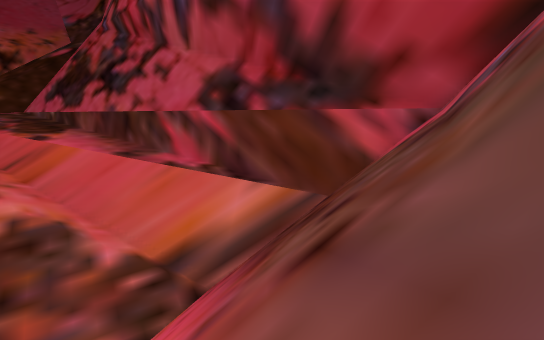
[1] (above)

24 first-person views from a walk through a Godot game level. The camera is 1.3 m above the floor, tilts 4° down and sees 90° across. The floor is counted in squares, 2 m on a side. Each view is taken from the middle of a square. On the plan, view 1 faces up. The plan holds only what a view shows up to about 9 squares ahead; the rest is blank. The place goes on beyond the plan. Characters and animated objects are not drawn.

[2]
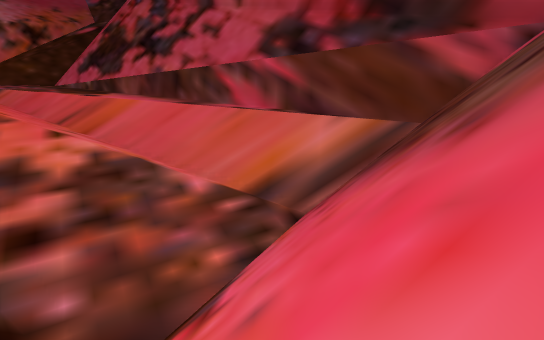

[3]
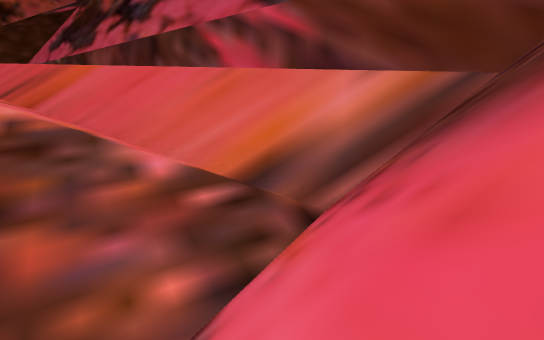

[4]
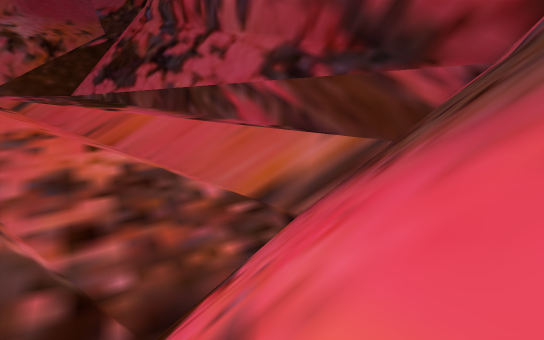

[5]
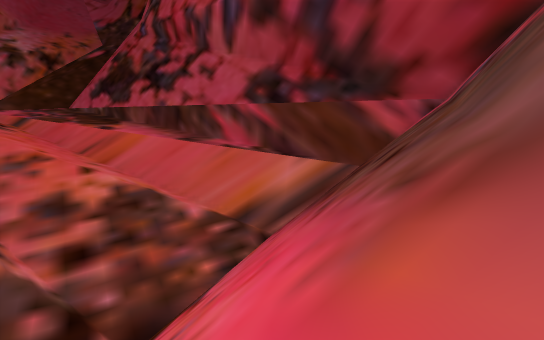

[6]
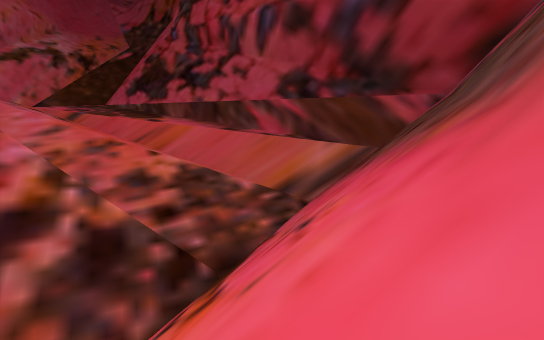

[7]
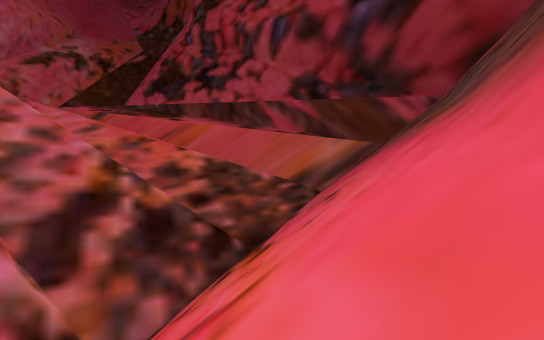

[8]
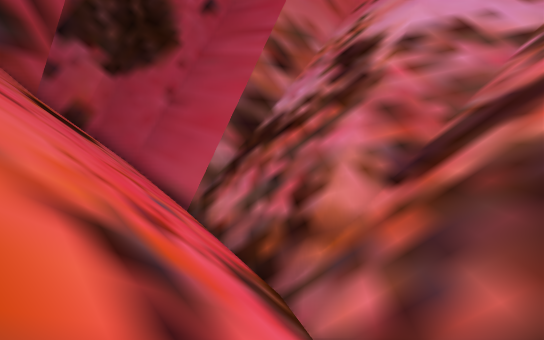

[9]
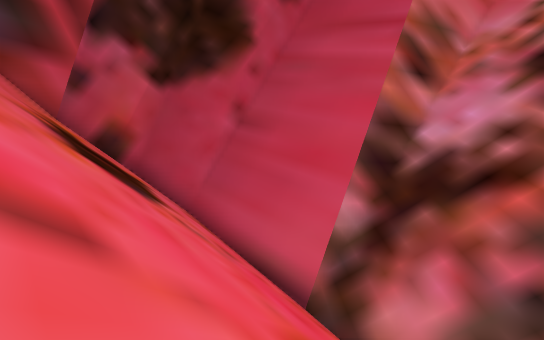

[10]
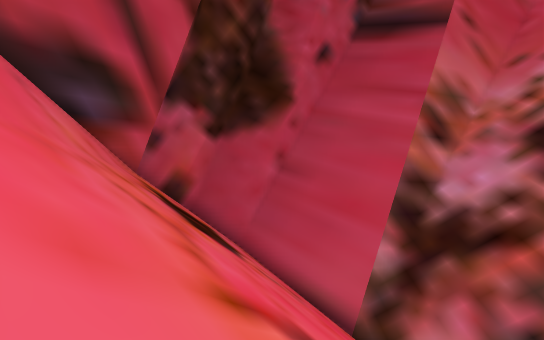

[11]
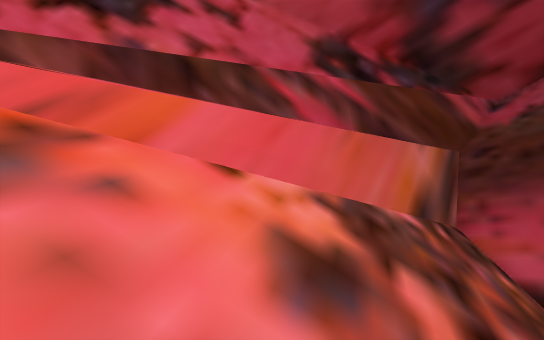

[12]
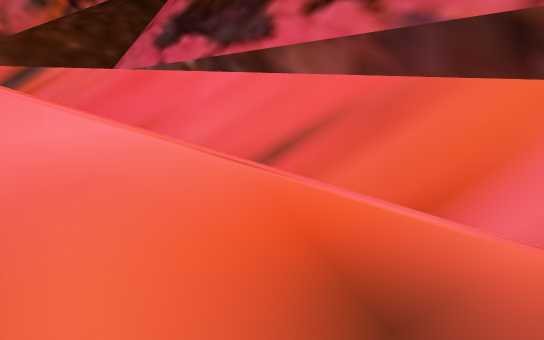

[13]
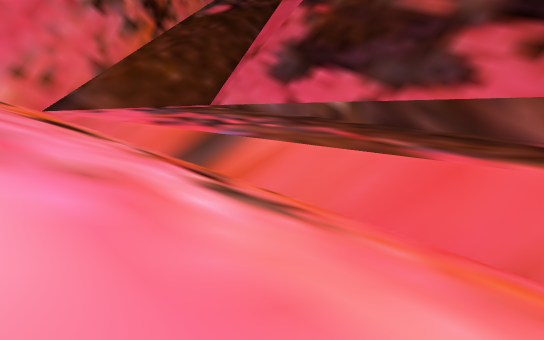

[14]
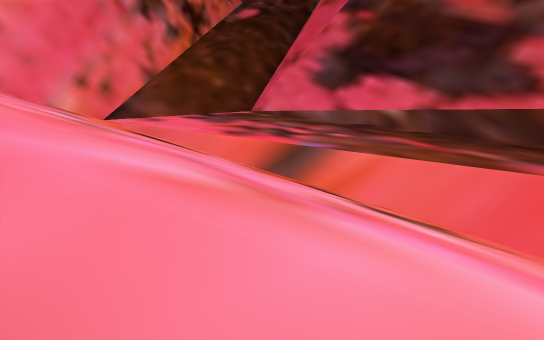

[15]
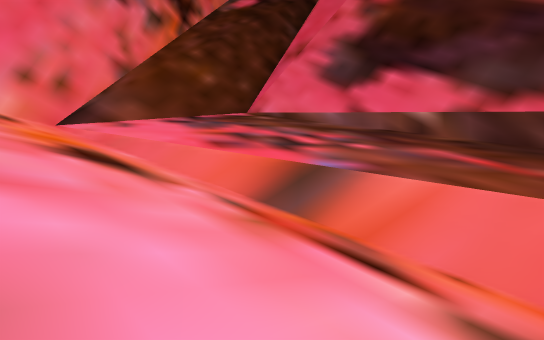

[16]
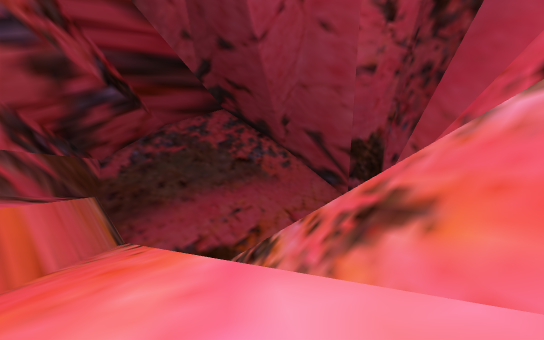

[17]
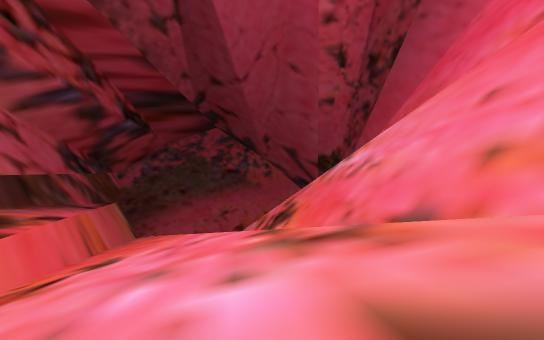

[18]
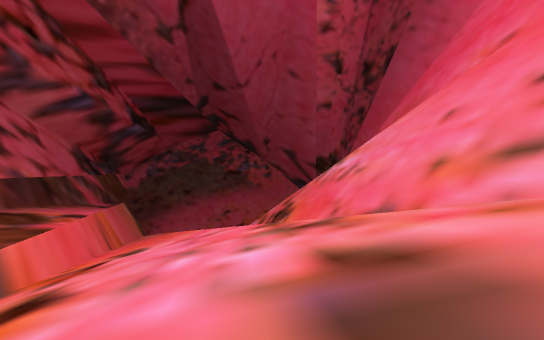

[19]
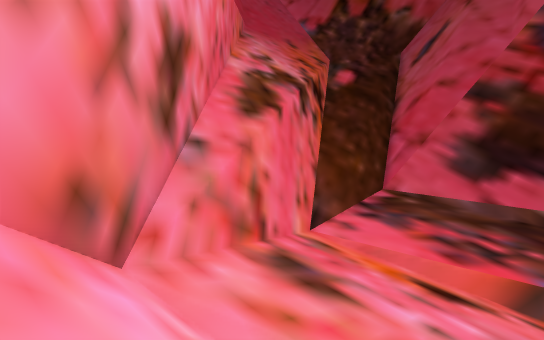

[20]
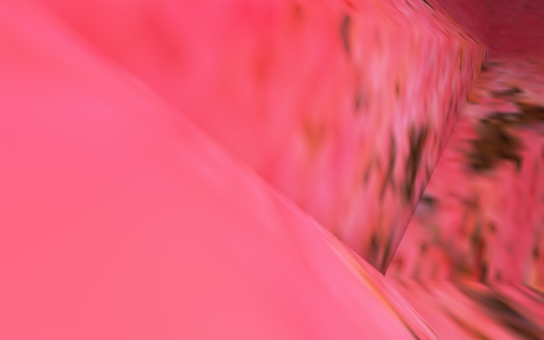

[21]
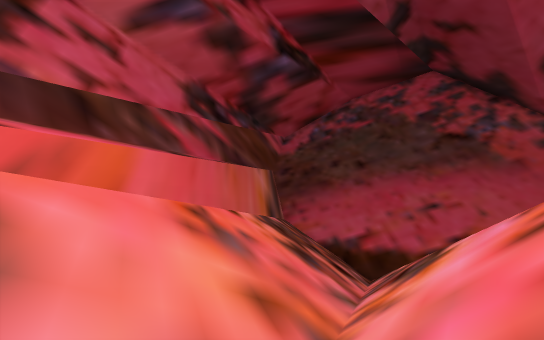

[22]
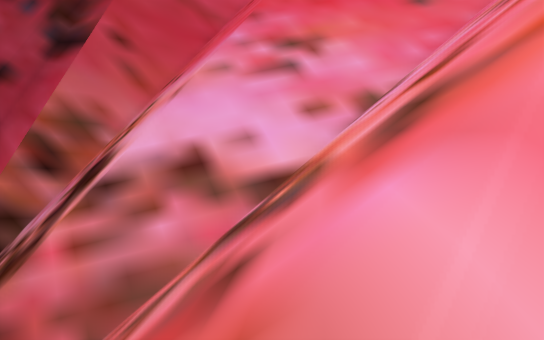

[23]
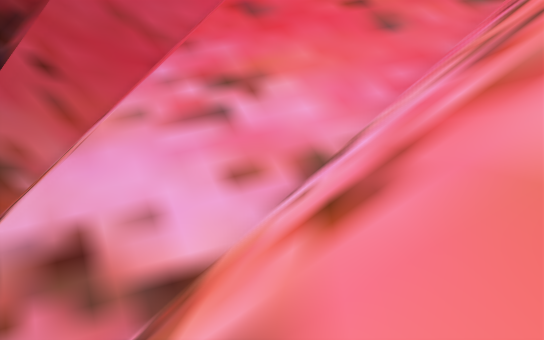

[24]
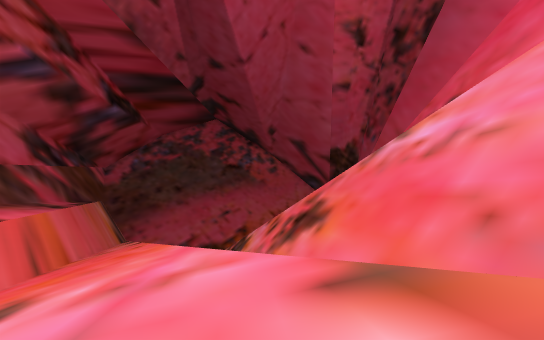

### Floor plan
Key: @ floor where view 1 was taken; # wall or solid block; . main floor; - floor 1 m lower than the main floor; _ floor 1.75 m lower than the main floor; < floor 2.5 m lower than the main floor; ( floor 3.25 m lower than the main floor; ! floor 4 m lower than the main floor; ? floor 5 m lower than the main floor; / step, stairs or slope; = window, fence, low wall or low ledge; v drop or lower ground.
Columns run from 31 left of view 1 to 5 right of it. Each row starts with its distance up from view 1.
 23     ##      ##
 22    ###.......##
 21   ##=/.......-###
 20   #///==#----___##
 19  ##/////==#______###
 18  #////////=##_<<<<<##
 17 ##//////////###(( ((###
 16 #/////////////### ((((#
 15 #///////////////##v!!!
 14 #/////////////////##v?
 13 #//// //////////////###
 12 #////// //////////////###
 11 #/////////   ///////////###
 10 #/////////// /////////////###
  9 #///////////////////////////#########
  8 #///////////////////////////////////#
  7 #///////////////////////////////////#
  6     ///////////////////////////////##
  5           /////////////////////////#
  4        #///////////  /////////////##
  3        ####////////////// ///////##
  2           ####///////////////////#
  1             #####///////////////##
  0                ####////////////@#
 -1                   ###=/////////##
 -2                    ###////////##
 -3                     ##////////#
 -4                     ##///////##
 -5                     #=///////#
 -6                     #///////##
 -7                     #//////##
 -8                     #//////#
 -9                     #/////##
-10                     #/////#
-11                     ##///##
-12                      #//##
-13                      ####

Where each view was taken, in squares from view 1:
view 1: 0 up, 0 right, facing up
view 2: 0 up, 3 left, facing up
view 3: 3 up, 3 left, facing up
view 4: 2 down, 3 left, facing up
view 5: 3 down, 2 left, facing up
view 6: 6 down, 4 left, facing up
view 7: 8 down, 5 left, facing up
view 8: 2 up, 6 left, facing down-left
view 9: 3 down, 6 left, facing down-left
view 10: 3 down, 4 left, facing down-left
view 11: 6 up, 14 left, facing up-right
view 12: 10 up, 14 left, facing up
view 13: 12 up, 20 left, facing up
view 14: 12 up, 22 left, facing up
view 15: 14 up, 22 left, facing up
view 16: 14 up, 22 left, facing down-right
view 17: 17 up, 28 left, facing down-right
view 18: 18 up, 29 left, facing down-right
view 19: 11 up, 29 left, facing up
view 20: 7 up, 28 left, facing up-left
view 21: 9 up, 19 left, facing right
view 22: 5 up, 13 left, facing down-left
view 23: 5 up, 15 left, facing down-left
view 24: 15 up, 25 left, facing down-right
